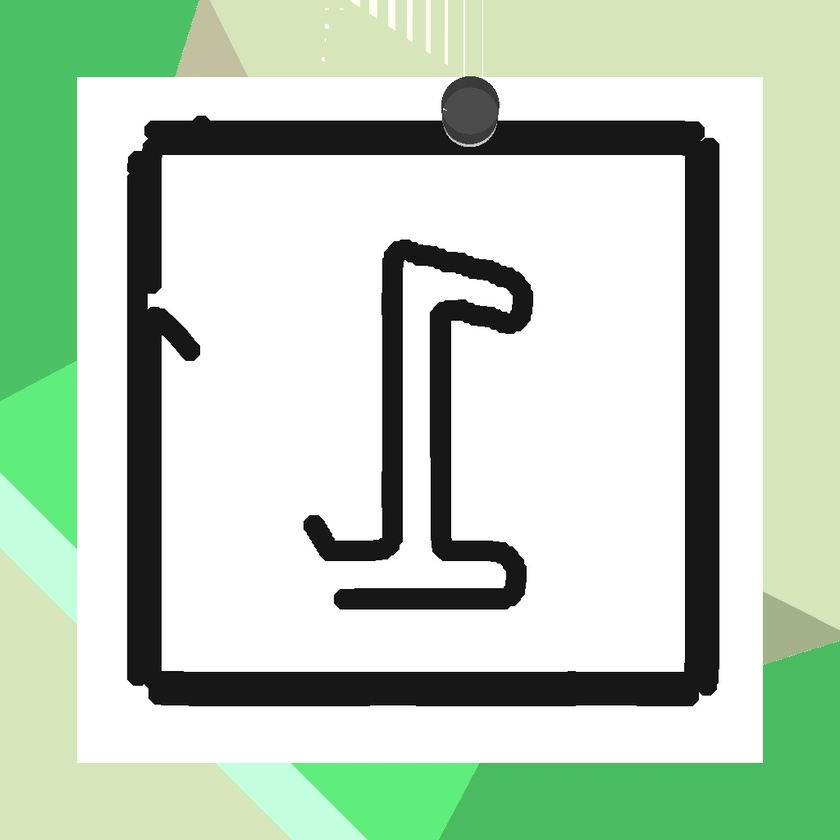
#> input picture ds_master_cs/script/VisionControlVRep/ds_img_qc/vsQC_1.jpg, 840 x 840 px, shrunk from 1024 x 1024 before the run
$ python ds_qc_imgComp.py   (older library calls are emulated)
#> lines starting #> are read from the running program, lines starting #| are printed output that depends on the picture
# -*- coding: utf-8 -*-
"""image_comparison_final.ipynb

Automatically generated by Colaboratory.

Original file is located at
    https://colab.research.google.com/drive/1wtKjJVg4y6-EdXVVqvyiNDh2b1uyFpT3
    Author: M. Nihar
"""

import matplotlib.pyplot as plt
import numpy as np
import cv2
from skimage import measure
#from google.colab import files

import os

dirname = os.path.dirname(__file__)
savedfolderName = "ds_img_qc"
picfolder = os.path.join(dirname, savedfolderName)

def mse(imageA, imageB):
	# NOTE: the two images must have the same dimension
	err = np.sum((imageA.astype("float") - imageB.astype("float")) ** 2)
	err /= float(imageA.shape[0] * imageA.shape[1])
	return err

def ssim_compare(imageA, imageB):
    s = measure.compare_ssim(imageA, imageB)
    return s

def compare_images(imageA, imageB, title):
  s = ssim_compare(imageA, imageB)
  m = mse(imageA, imageB)
  fig = plt.figure(title)
  plt.suptitle("MSE: %.2f, SSIM: %.2f" % (m, s))
  ax = fig.add_subplot(1, 2, 1)
  plt.imshow(imageA, cmap = plt.cm.gray)
  ax = fig.add_subplot(1, 2, 2)
  plt.imshow(imageB, cmap = plt.cm.gray)
  plt.axis("off")
  plt.show()
  return s,m

def img_compare_main():
	#uploaded = files.upload()
	fileNameO1 = 'vsQC_1.jpg'
	fileNameO2 = 'vsQC_2.jpg'
	fileNameC1 = 'vsQC_2.jpg'
	fileNameC2 = 'vsQC_2.jpg'
	completePathO1 = os.path.join(picfolder, fileNameO1)
	completePathO2 = os.path.join(picfolder, fileNameO2)
	completePathC1 = os.path.join(picfolder, fileNameC1)
	completePathC2 = os.path.join(picfolder, fileNameC2)
	original1 = cv2.imread(completePathO1)
#> original1 is the input picture: shape (840, 840, 3); mean B, G, R 187.9, 209, 189
	original2 = cv2.imread(completePathO2)
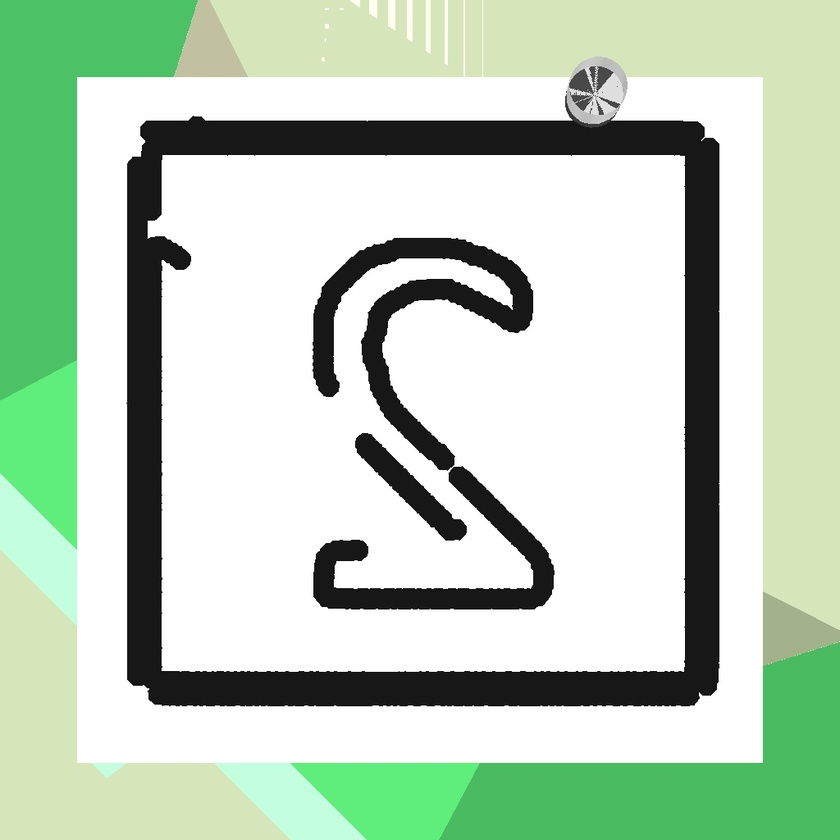
#> input picture ds_master_cs/script/VisionControlVRep/ds_img_qc/vsQC_2.jpg, 840 x 840 px, shrunk from 1024 x 1024 before the run
#> original2 is the input picture: shape (840, 840, 3); mean B, G, R 187.1, 208.2, 188.2
	captured1 = cv2.imread(completePathC1)
	captured2 = cv2.imread(completePathC2)

	# convert the images to grayscale
	original1 = cv2.cvtColor(original1, cv2.COLOR_BGR2GRAY)
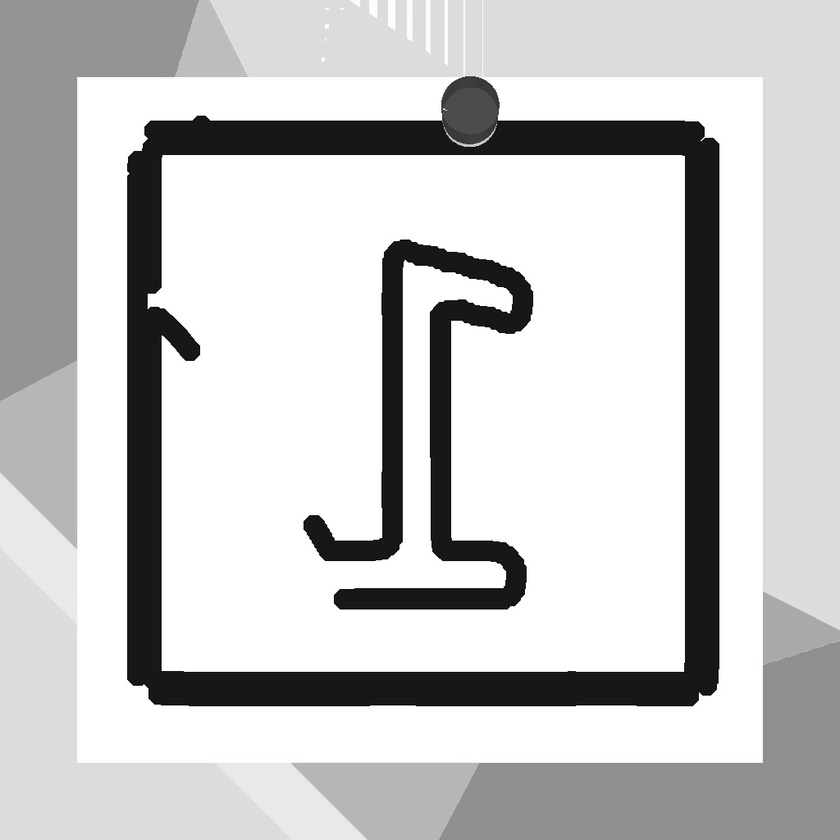
#> original1: shape (840, 840); min 0, max 255, mean 200.7
	original2 = cv2.cvtColor(original2, cv2.COLOR_BGR2GRAY)
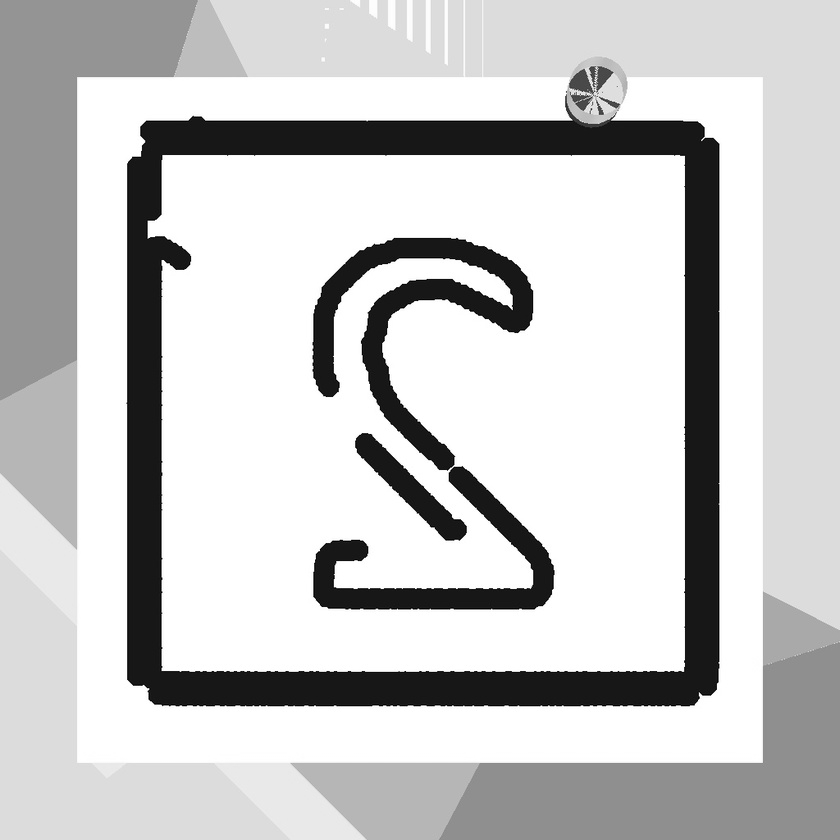
#> original2: shape (840, 840); min 0, max 255, mean 199.9
	captured1 = cv2.cvtColor(captured1, cv2.COLOR_BGR2GRAY)
	captured2 = cv2.cvtColor(captured2, cv2.COLOR_BGR2GRAY)

	# initialize the figure
	fig = plt.figure("Images")
	images = ("original1", original1), ("captured1", captured1), ("original2", original2), ("captured2", captured2)
	# loop over the images
	for (i, (name, image)) in enumerate(images):
		# show the image
		ax = fig.add_subplot(2, 2, i + 1)
		ax.set_title(name)
		plt.imshow(image, cmap = plt.cm.gray)
		plt.axis("off")
#> this loop made 4 passes
#> name on passes 1 to 4: 'original1', 'captured1', 'original2', 'captured2'
	# show the figure
	plt.show()
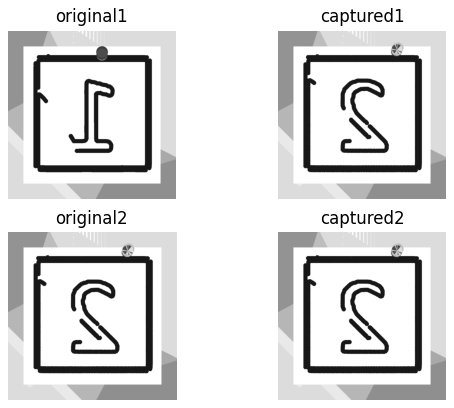
#> figure drawn by matplotlib, 4 panels
	# compare the images
	[s,m] = compare_images(original1, captured1, "Original1 vs. Captured1")
#> in ssim_compare, `s = measure.compare_ssim(imageA, imageB)`: s = 0.919
#> in mse, `err = np.sum((imageA.astype("float") - imageB.astype("float")) ** 2)`: err = 1.76e+09
#> in mse, `err /= float(imageA.shape[0] * imageA.shape[1])`: err = 2488
#> s = 0.919; m = 2488
	[s1,m1]= compare_images(original2, captured2, "Original2 vs. Captured2")
#> s1 = 1; m1 = 0

	if (m<50.0) & (m1<50.0):
	  print ("Image Matched")
	else:
	  print ("Print Error")

if __name__ == "__main__":
	img_compare_main()
